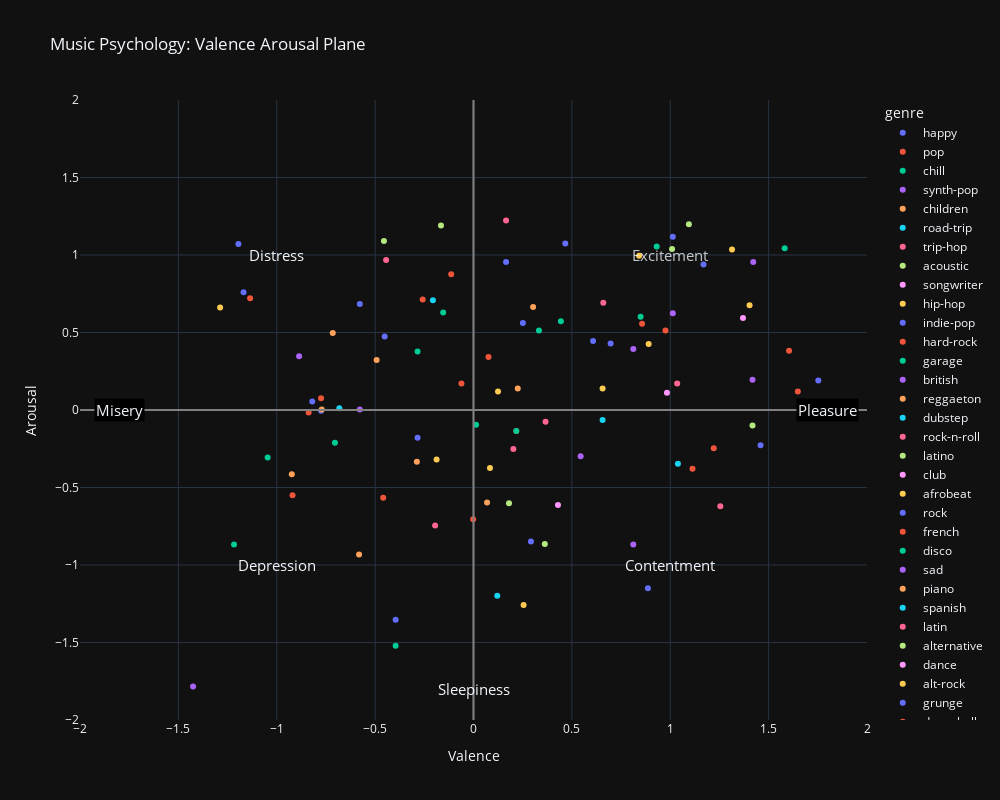

Notebook source saved alongside this figure:
### Code cell
top_100= df[['track_name', 'artist_name','genre', 'popularity', 'valence_standard', 'energy_standard']].sort_values(by= 'popularity', ascending=False).head(100)
fig = px.scatter(top_100,  x='valence_standard', y="energy_standard", color='genre',
                 title="Music Psychology: Valence Arousal Plane",
                 labels={"valence_standard":"</b>Valence</b>", 
                         "energy_standard": '</b>Arousal</b>'},
                 hover_data=["genre", "track_name", "artist_name"],
                 width=1000, height=800, 
                 template="plotly_dark"
                 )

fig.add_hline(y=0, line_color="grey")
fig.add_vline(x=0,  line_color="grey")

fig.add_annotation(x=1, y=1,
            text="Excitement",
            font=dict(size=15,),
            showarrow=False,
        opacity=0.8)
fig.add_annotation(x=-1, y=1,
            text="Distress",
            font=dict(size=15,),
            showarrow=False, )
fig.add_annotation(x=-1, y=-1,
            text="Depression",
            font=dict(size=15,),
            showarrow=False, 
            )
fig.add_annotation(x=1, y=-1,
            text="Contentment",
            font=dict(size=15,),
            showarrow=False, 
            )
fig.add_annotation(x=0, y=-1.8,
            text="Sleepiness",
            font=dict(size=15,),
            showarrow=False, 
            )
fig.add_annotation(x=-1.8, y=0,
            text="Misery",
            font=dict(size=15,),
            showarrow=False, bgcolor="#000000",
            )
fig.add_annotation(x=1.8, y=0,
            text="Pleasure",
            font=dict(size=15,),
            showarrow=False, bgcolor="#000000",
          )

fig.update_layout(yaxis_range=[-2,2], xaxis_range= [-2, 2])

fig.show()

### Figure 1 — Plotly figure (JSON) as saved in the notebook; plotly's stock layout.template omitted (floating-point values rounded to 4 significant figures)
{"data": [{"customdata": [["happy", "Yellow", "Coldplay"], ["happy", "Viva La Vida", "Coldplay"], ["happy", "Africa", "TOTO"], ["happy", "Crazy In Love (feat. Jay-Z)", "Beyoncé"]], "hovertemplate": "genre=%{customdata[0]}<br></b>Valence</b>=%{x}<br></b>Arousal</b>=%{y}<br>track_name=%{customdata[1]}<br>artist_name=%{customdata[2]}<extra></extra>", "legendgroup": "happy", "marker": {"color": "#636efa", "symbol": "circle"}, "mode": "markers", "name": "happy", "orientation": "v", "showlegend": true, "type": "scatter", "x": [-0.7748, -0.2842, 0.8865, 0.697], "xaxis": "x", "y": [-0.004099, -0.1792, -1.151, 0.4298], "yaxis": "y"}, {"customdata": [["pop", "Night Changes", "One Direction"], ["pop", "I'm Not The Only One", "Sam Smith"], ["pop", "Counting Stars", "OneRepublic"], ["pop", "Just the Way You Are", "Bruno Mars"], ["pop", "No Lie", "Sean Paul"], ["pop", "Rude", "MAGIC!"], ["pop", "Time of Our Lives", "Pitbull"], ["pop", "Classic", "MKTO"], ["pop", "What Do You Mean?", "Justin Bieber"], ["pop", "God is a woman", "Ariana Grande"], ["pop", "Hotline Bling", "Drake"]], "hovertemplate": "genre=%{customdata[0]}<br></b>Valence</b>=%{x}<br></b>Arousal</b>=%{y}<br>track_name=%{customdata[1]}<br>artist_name=%{customdata[2]}<extra></extra>", "legendgroup": "pop", "marker": {"color": "#EF553B", "symbol": "circle"}, "mode": "markers", "name": "pop", "orientation": "v", "showlegend": true, "type": "scatter", "x": [-0.4589, -0.001765, -0.06123, -0.2582, -0.1133, 1.604, 0.8568, 0.9757, 1.113, -0.838, 0.2175], "xaxis": "x", "y": [-0.5654, -0.7047, 0.171, 0.7124, 0.8756, 0.382, 0.5572, 0.5134, -0.3783, -0.01604, -0.1355], "yaxis": "y"}, {"customdata": [["chill", "When I Was Your Man", "Bruno Mars"], ["chill", "Paradise", "Coldplay"], ["chill", "Ms. Jackson", "Outkast"], ["chill", "Feel So Close - Radio Edit", "Calvin Harris"], ["chill", "If I Ain't Got You", "Alicia Keys"], ["chill", "Drops of Jupiter (Tell Me)", "Train"]], "hovertemplate": "genre=%{customdata[0]}<br></b>Valence</b>=%{x}<br></b>Arousal</b>=%{y}<br>track_name=%{customdata[1]}<br>artist_name=%{customdata[2]}<extra></extra>", "legendgroup": "chill", "marker": {"color": "#00cc96", "symbol": "circle"}, "mode": "markers", "name": "chill", "orientation": "v", "showlegend": true, "type": "scatter", "x": [-0.3957, -1.046, 0.4442, 1.582, -1.217, 0.0131], "xaxis": "x", "y": [-1.521, -0.3066, 0.5731, 1.043, -0.8679, -0.09565], "yaxis": "y"}, {"customdata": [["synth-pop", "Take on Me", "a-ha"], ["synth-pop", "Safe And Sound", "Capital Cities"], ["synth-pop", "Sweet Dreams (Are Made of This) - Remastered", "Eurythmics"]], "hovertemplate": "genre=%{customdata[0]}<br></b>Valence</b>=%{x}<br></b>Arousal</b>=%{y}<br>track_name=%{customdata[1]}<br>artist_name=%{customdata[2]}<extra></extra>", "legendgroup": "synth-pop", "marker": {"color": "#ab63fa", "symbol": "circle"}, "mode": "markers", "name": "synth-pop", "orientation": "v", "showlegend": true, "type": "scatter", "x": [1.422, 1.013, 1.418], "xaxis": "x", "y": [0.9552, 0.6248, 0.1949], "yaxis": "y"}, {"customdata": [["children", "Umbrella", "Rihanna"], ["children", "Story of My Life", "One Direction"], ["children", "Titanium (feat. Sia)", "David Guetta"], ["children", "Royals", "Lorde"], ["children", "Grenade", "Bruno Mars"], ["children", "Team", "Lorde"]], "hovertemplate": "genre=%{customdata[0]}<br></b>Valence</b>=%{x}<br></b>Arousal</b>=%{y}<br>track_name=%{customdata[1]}<br>artist_name=%{customdata[2]}<extra></extra>", "legendgroup": "children", "marker": {"color": "#FFA15A", "symbol": "circle"}, "mode": "markers", "name": "children", "orientation": "v", "showlegend": true, "type": "scatter", "x": [0.303, -0.7711, -0.7154, -0.5816, -0.9235, -0.288], "xaxis": "x", "y": [0.6646, 0.003862, 0.4975, -0.9316, -0.4141, -0.3345], "yaxis": "y"}, {"customdata": [["road-trip", "Bound 2", "Kanye West"], ["road-trip", "Big Poppa - 2005 Remaster", "The Notorious B.I.G."]], "hovertemplate": "genre=%{customdata[0]}<br></b>Valence</b>=%{x}<br></b>Arousal</b>=%{y}<br>track_name=%{customdata[1]}<br>artist_name=%{customdata[2]}<extra></extra>", "legendgroup": "road-trip", "marker": {"color": "#19d3f3", "symbol": "circle"}, "mode": "markers", "name": "road-trip", "orientation": "v", "showlegend": true, "type": "scatter", "x": [-0.6819, 1.039], "xaxis": "x", "y": [0.01182, -0.3464], "yaxis": "y"}, {"customdata": [["trip-hop", "Feel Good Inc.", "Gorillaz"]], "hovertemplate": "genre=%{customdata[0]}<br></b>Valence</b>=%{x}<br></b>Arousal</b>=%{y}<br>track_name=%{customdata[1]}<br>artist_name=%{customdata[2]}<extra></extra>", "legendgroup": "trip-hop", "marker": {"color": "#FF6692", "symbol": "circle"}, "mode": "markers", "name": "trip-hop", "orientation": "v", "showlegend": true, "type": "scatter", "x": [1.035], "xaxis": "x", "y": [0.171], "yaxis": "y"}, {"customdata": [["acoustic", "Thinking out Loud", "Ed Sheeran"], ["acoustic", "Put Your Records On", "Corinne Bailey Rae"]], "hovertemplate": "genre=%{customdata[0]}<br></b>Valence</b>=%{x}<br></b>Arousal</b>=%{y}<br>track_name=%{customdata[1]}<br>artist_name=%{customdata[2]}<extra></extra>", "legendgroup": "acoustic", "marker": {"color": "#B6E880", "symbol": "circle"}, "mode": "markers", "name": "acoustic", "orientation": "v", "showlegend": true, "type": "scatter", "x": [0.3625, 0.1804], "xaxis": "x", "y": [-0.8639, -0.6012], "yaxis": "y"}, {"customdata": [["songwriter", "Hotel California - 2013 Remaster", "Eagles"]], "hovertemplate": "genre=%{customdata[0]}<br></b>Valence</b>=%{x}<br></b>Arousal</b>=%{y}<br>track_name=%{customdata[1]}<br>artist_name=%{customdata[2]}<extra></extra>", "legendgroup": "songwriter", "marker": {"color": "#FF97FF", "symbol": "circle"}, "mode": "markers", "name": "songwriter", "orientation": "v", "showlegend": true, "type": "scatter", "x": [0.4294], "xaxis": "x", "y": [-0.6131], "yaxis": "y"}, {"customdata": [["hip-hop", "Unforgettable", "French Montana"], ["hip-hop", "Yes Indeed", "Lil Baby"], ["hip-hop", "Hypnotize - 2014 Remaster", "The Notorious B.I.G."], ["hip-hop", "Magnolia", "Playboi Carti"], ["hip-hop", "Just A Lil Bit", "50 Cent"]], "hovertemplate": "genre=%{customdata[0]}<br></b>Valence</b>=%{x}<br></b>Arousal</b>=%{y}<br>track_name=%{customdata[1]}<br>artist_name=%{customdata[2]}<extra></extra>", "legendgroup": "hip-hop", "marker": {"color": "#FECB52", "symbol": "circle"}, "mode": "markers", "name": "hip-hop", "orientation": "v", "showlegend": true, "type": "scatter", "x": [0.8902, 0.2547, 0.6561, -0.1876, 0.1246], "xaxis": "x", "y": [0.4258, -1.258, 0.1392, -0.3186, 0.1193], "yaxis": "y"}, {"customdata": [["indie-pop", "Pumped Up Kicks", "Foster The People"], ["indie-pop", "Best Day Of My Life", "American Authors"], ["indie-pop", "Electric Feel", "MGMT"], ["indie-pop", "Kids", "MGMT"], ["indie-pop", "Cigarette Daydreams", "Cage The Elephant"]], "hovertemplate": "genre=%{customdata[0]}<br></b>Valence</b>=%{x}<br></b>Arousal</b>=%{y}<br>track_name=%{customdata[1]}<br>artist_name=%{customdata[2]}<extra></extra>", "legendgroup": "indie-pop", "marker": {"color": "#636efa", "symbol": "circle"}, "mode": "markers", "name": "indie-pop", "orientation": "v", "showlegend": true, "type": "scatter", "x": [1.753, 0.1655, 0.251, -1.195, -0.8194], "xaxis": "x", "y": [0.1909, 0.9552, 0.5611, 1.071, 0.05561], "yaxis": "y"}, {"customdata": [["hard-rock", "Don't Stop Believin'", "Journey"], ["hard-rock", "Wind Of Change", "Scorpions"], ["hard-rock", "More Than a Feeling", "Boston"], ["hard-rock", "The Final Countdown", "Europe"]], "hovertemplate": "genre=%{customdata[0]}<br></b>Valence</b>=%{x}<br></b>Arousal</b>=%{y}<br>track_name=%{customdata[1]}<br>artist_name=%{customdata[2]}<extra></extra>", "legendgroup": "hard-rock", "marker": {"color": "#EF553B", "symbol": "circle"}, "mode": "markers", "name": "hard-rock", "orientation": "v", "showlegend": true, "type": "scatter", "x": [0.07629, -0.9198, -0.7748, -1.135], "xaxis": "x", "y": [0.3422, -0.5494, 0.07551, 0.7204], "yaxis": "y"}, {"customdata": [["garage", "Yeah! (feat. Lil Jon & Ludacris)", "Usher"]], "hovertemplate": "genre=%{customdata[0]}<br></b>Valence</b>=%{x}<br></b>Arousal</b>=%{y}<br>track_name=%{customdata[1]}<br>artist_name=%{customdata[2]}<extra></extra>", "legendgroup": "garage", "marker": {"color": "#00cc96", "symbol": "circle"}, "mode": "markers", "name": "garage", "orientation": "v", "showlegend": true, "type": "scatter", "x": [0.3327], "xaxis": "x", "y": [0.5134], "yaxis": "y"}, {"customdata": [["british", "Clocks", "Coldplay"], ["british", "Crazy Little Thing Called Love - Remastered 2011", "Queen"], ["british", "Strong", "One Direction"]], "hovertemplate": "genre=%{customdata[0]}<br></b>Valence</b>=%{x}<br></b>Arousal</b>=%{y}<br>track_name=%{customdata[1]}<br>artist_name=%{customdata[2]}<extra></extra>", "legendgroup": "british", "marker": {"color": "#ab63fa", "symbol": "circle"}, "mode": "markers", "name": "british", "orientation": "v", "showlegend": true, "type": "scatter", "x": [-0.8863, 0.8122, -0.5779], "xaxis": "x", "y": [0.3462, 0.394, 0.003862], "yaxis": "y"}, {"customdata": [["reggaeton", "Yo Voy (feat. Daddy Yankee)", "Zion & Lennox"]], "hovertemplate": "genre=%{customdata[0]}<br></b>Valence</b>=%{x}<br></b>Arousal</b>=%{y}<br>track_name=%{customdata[1]}<br>artist_name=%{customdata[2]}<extra></extra>", "legendgroup": "reggaeton", "marker": {"color": "#FFA15A", "symbol": "circle"}, "mode": "markers", "name": "reggaeton", "orientation": "v", "showlegend": true, "type": "scatter", "x": [0.225], "xaxis": "x", "y": [0.1392], "yaxis": "y"}, {"customdata": [["dubstep", "Don't You Worry Child - Radio Edit", "Swedish House Mafia"]], "hovertemplate": "genre=%{customdata[0]}<br></b>Valence</b>=%{x}<br></b>Arousal</b>=%{y}<br>track_name=%{customdata[1]}<br>artist_name=%{customdata[2]}<extra></extra>", "legendgroup": "dubstep", "marker": {"color": "#19d3f3", "symbol": "circle"}, "mode": "markers", "name": "dubstep", "orientation": "v", "showlegend": true, "type": "scatter", "x": [-0.2062], "xaxis": "x", "y": [0.7084], "yaxis": "y"}, {"customdata": [["rock-n-roll", "Sex on Fire", "Kings of Leon"], ["rock-n-roll", "One Step Closer", "Linkin Park"], ["rock-n-roll", "Boys Don't Cry", "The Cure"], ["rock-n-roll", "A Horse with No Name", "America"]], "hovertemplate": "genre=%{customdata[0]}<br></b>Valence</b>=%{x}<br></b>Arousal</b>=%{y}<br>track_name=%{customdata[1]}<br>artist_name=%{customdata[2]}<extra></extra>", "legendgroup": "rock-n-roll", "marker": {"color": "#FF6692", "symbol": "circle"}, "mode": "markers", "name": "rock-n-roll", "orientation": "v", "showlegend": true, "type": "scatter", "x": [-0.4441, 0.1655, 0.6598, 1.254], "xaxis": "x", "y": [0.9672, 1.222, 0.6925, -0.6211], "yaxis": "y"}, {"customdata": [["latino", "Timber (feat. Ke$ha)", "Pitbull"], ["latino", "Colgando en tus manos (con Marta Sánchez)", "Carlos Baute"]], "hovertemplate": "genre=%{customdata[0]}<br></b>Valence</b>=%{x}<br></b>Arousal</b>=%{y}<br>track_name=%{customdata[1]}<br>artist_name=%{customdata[2]}<extra></extra>", "legendgroup": "latino", "marker": {"color": "#B6E880", "symbol": "circle"}, "mode": "markers", "name": "latino", "orientation": "v", "showlegend": true, "type": "scatter", "x": [1.095, 1.418], "xaxis": "x", "y": [1.198, -0.09963], "yaxis": "y"}, {"customdata": [["club", "Get Lucky (feat. Pharrell Williams & Nile Rodgers) - Radio Edit", "Daft Punk"]], "hovertemplate": "genre=%{customdata[0]}<br></b>Valence</b>=%{x}<br></b>Arousal</b>=%{y}<br>track_name=%{customdata[1]}<br>artist_name=%{customdata[2]}<extra></extra>", "legendgroup": "club", "marker": {"color": "#FF97FF", "symbol": "circle"}, "mode": "markers", "name": "club", "orientation": "v", "showlegend": true, "type": "scatter", "x": [1.37], "xaxis": "x", "y": [0.593], "yaxis": "y"}, {"customdata": [["afrobeat", "Whenever, Wherever", "Shakira"], ["afrobeat", "Can't Hold Us (feat. Ray Dalton)", "Macklemore & Ryan Lewis"]], "hovertemplate": "genre=%{customdata[0]}<br></b>Valence</b>=%{x}<br></b>Arousal</b>=%{y}<br>track_name=%{customdata[1]}<br>artist_name=%{customdata[2]}<extra></extra>", "legendgroup": "afrobeat", "marker": {"color": "#FECB52", "symbol": "circle"}, "mode": "markers", "name": "afrobeat", "orientation": "v", "showlegend": true, "type": "scatter", "x": [1.403, 1.314], "xaxis": "x", "y": [0.6766, 1.035], "yaxis": "y"}, {"customdata": [["rock", "The Kids Aren't Alright", "The Offspring"], ["rock", "Sweet Home Alabama", "Lynyrd Skynyrd"], ["rock", "Hold the Line", "TOTO"], ["rock", "Free Bird", "Lynyrd Skynyrd"], ["rock", "Immigrant Song - Remaster", "Led Zeppelin"], ["rock", "I Still Haven't Found What I'm Looking For", "U2"], ["rock", "Dust in the Wind", "Kansas"], ["rock", "My Own Summer (Shove It)", "Deftones"], ["rock", "Free Fallin'", "Tom Petty"]], "hovertemplate": "genre=%{customdata[0]}<br></b>Valence</b>=%{x}<br></b>Arousal</b>=%{y}<br>track_name=%{customdata[1]}<br>artist_name=%{customdata[2]}<extra></extra>", "legendgroup": "rock", "marker": {"color": "#636efa", "symbol": "circle"}, "mode": "markers", "name": "rock", "orientation": "v", "showlegend": true, "type": "scatter", "x": [1.013, 1.459, 1.169, -0.5779, 0.4665, 0.6078, -0.3957, -0.4515, 0.2919], "xaxis": "x", "y": [1.118, -0.227, 0.9393, 0.6845, 1.075, 0.4457, -1.354, 0.4736, -0.848], "yaxis": "y"}, {"customdata": [["french", "Treasure", "Bruno Mars"]], "hovertemplate": "genre=%{customdata[0]}<br></b>Valence</b>=%{x}<br></b>Arousal</b>=%{y}<br>track_name=%{customdata[1]}<br>artist_name=%{customdata[2]}<extra></extra>", "legendgroup": "french", "marker": {"color": "#EF553B", "symbol": "circle"}, "mode": "markers", "name": "french", "orientation": "v", "showlegend": true, "type": "scatter", "x": [1.648], "xaxis": "x", "y": [0.1193], "yaxis": "y"}, {"customdata": [["disco", "Low (feat. T-Pain)", "Flo Rida"], ["disco", "Little Talks", "Of Monsters and Men"], ["disco", "Disturbia", "Rihanna"], ["disco", "Try", "P!nk"]], "hovertemplate": "genre=%{customdata[0]}<br></b>Valence</b>=%{x}<br></b>Arousal</b>=%{y}<br>track_name=%{customdata[1]}<br>artist_name=%{customdata[2]}<extra></extra>", "legendgroup": "disco", "marker": {"color": "#00cc96", "symbol": "circle"}, "mode": "markers", "name": "disco", "orientation": "v", "showlegend": true, "type": "scatter", "x": [-0.7042, -0.2842, 0.8494, 0.2175], "xaxis": "x", "y": [-0.2111, 0.378, 0.6009, -0.1355], "yaxis": "y"}, {"customdata": [["sad", "I'm Yours", "Jason Mraz"], ["sad", "I Will Always Love You", "Whitney Houston"]], "hovertemplate": "genre=%{customdata[0]}<br></b>Valence</b>=%{x}<br></b>Arousal</b>=%{y}<br>track_name=%{customdata[1]}<br>artist_name=%{customdata[2]}<extra></extra>", "legendgroup": "sad", "marker": {"color": "#ab63fa", "symbol": "circle"}, "mode": "markers", "name": "sad", "orientation": "v", "showlegend": true, "type": "scatter", "x": [0.8122, -1.425], "xaxis": "x", "y": [-0.8679, -1.783], "yaxis": "y"}, {"customdata": [["piano", "How to Save a Life", "The Fray"]], "hovertemplate": "genre=%{customdata[0]}<br></b>Valence</b>=%{x}<br></b>Arousal</b>=%{y}<br>track_name=%{customdata[1]}<br>artist_name=%{customdata[2]}<extra></extra>", "legendgroup": "piano", "marker": {"color": "#FFA15A", "symbol": "circle"}, "mode": "markers", "name": "piano", "orientation": "v", "showlegend": true, "type": "scatter", "x": [-0.4924], "xaxis": "x", "y": [0.3223], "yaxis": "y"}, {"customdata": [["spanish", "Dia de Enero", "Shakira"]], "hovertemplate": "genre=%{customdata[0]}<br></b>Valence</b>=%{x}<br></b>Arousal</b>=%{y}<br>track_name=%{customdata[1]}<br>artist_name=%{customdata[2]}<extra></extra>", "legendgroup": "spanish", "marker": {"color": "#19d3f3", "symbol": "circle"}, "mode": "markers", "name": "spanish", "orientation": "v", "showlegend": true, "type": "scatter", "x": [0.1209], "xaxis": "x", "y": [-1.198], "yaxis": "y"}, {"customdata": [["latin", "Hasta la Raíz", "Natalia Lafourcade"], ["latin", "Tu Falta De Querer", "Mon Laferte"]], "hovertemplate": "genre=%{customdata[0]}<br></b>Valence</b>=%{x}<br></b>Arousal</b>=%{y}<br>track_name=%{customdata[1]}<br>artist_name=%{customdata[2]}<extra></extra>", "legendgroup": "latin", "marker": {"color": "#FF6692", "symbol": "circle"}, "mode": "markers", "name": "latin", "orientation": "v", "showlegend": true, "type": "scatter", "x": [0.3662, -0.195], "xaxis": "x", "y": [-0.07575, -0.7445], "yaxis": "y"}, {"customdata": [["alternative", "Still into You", "Paramore"], ["alternative", "Tongue Tied", "GROUPLOVE"]], "hovertemplate": "genre=%{customdata[0]}<br></b>Valence</b>=%{x}<br></b>Arousal</b>=%{y}<br>track_name=%{customdata[1]}<br>artist_name=%{customdata[2]}<extra></extra>", "legendgroup": "alternative", "marker": {"color": "#B6E880", "symbol": "circle"}, "mode": "markers", "name": "alternative", "orientation": "v", "showlegend": true, "type": "scatter", "x": [1.009, -0.4552], "xaxis": "x", "y": [1.039, 1.091], "yaxis": "y"}, {"customdata": [["dance", "This Could Be Us", "Rae Sremmurd"]], "hovertemplate": "genre=%{customdata[0]}<br></b>Valence</b>=%{x}<br></b>Arousal</b>=%{y}<br>track_name=%{customdata[1]}<br>artist_name=%{customdata[2]}<extra></extra>", "legendgroup": "dance", "marker": {"color": "#FF97FF", "symbol": "circle"}, "mode": "markers", "name": "dance", "orientation": "v", "showlegend": true, "type": "scatter", "x": [0.9832], "xaxis": "x", "y": [0.1113], "yaxis": "y"}, {"customdata": [["alt-rock", "Smells Like Teen Spirit", "Nirvana"], ["alt-rock", "Black Hole Sun", "Soundgarden"], ["alt-rock", "Like a Stone", "Audioslave"]], "hovertemplate": "genre=%{customdata[0]}<br></b>Valence</b>=%{x}<br></b>Arousal</b>=%{y}<br>track_name=%{customdata[1]}<br>artist_name=%{customdata[2]}<extra></extra>", "legendgroup": "alt-rock", "marker": {"color": "#FECB52", "symbol": "circle"}, "mode": "markers", "name": "alt-rock", "orientation": "v", "showlegend": true, "type": "scatter", "x": [0.8419, -1.288, 0.08372], "xaxis": "x", "y": [0.995, 0.6607, -0.3743], "yaxis": "y"}, {"customdata": [["grunge", "Change (In the House of Flies)", "Deftones"]], "hovertemplate": "genre=%{customdata[0]}<br></b>Valence</b>=%{x}<br></b>Arousal</b>=%{y}<br>track_name=%{customdata[1]}<br>artist_name=%{customdata[2]}<extra></extra>", "legendgroup": "grunge", "marker": {"color": "#636efa", "symbol": "circle"}, "mode": "markers", "name": "grunge", "orientation": "v", "showlegend": true, "type": "scatter", "x": [-1.169], "xaxis": "x", "y": [0.7602], "yaxis": "y"}, {"customdata": [["dancehall", "Temperature", "Sean Paul"]], "hovertemplate": "genre=%{customdata[0]}<br></b>Valence</b>=%{x}<br></b>Arousal</b>=%{y}<br>track_name=%{customdata[1]}<br>artist_name=%{customdata[2]}<extra></extra>", "legendgroup": "dancehall", "marker": {"color": "#EF553B", "symbol": "circle"}, "mode": "markers", "name": "dancehall", "orientation": "v", "showlegend": true, "type": "scatter", "x": [1.221], "xaxis": "x", "y": [-0.2469], "yaxis": "y"}, {"customdata": [["rainy-day", "Who Says", "Selena Gomez & The Scene"], ["rainy-day", "Marry You", "Bruno Mars"]], "hovertemplate": "genre=%{customdata[0]}<br></b>Valence</b>=%{x}<br></b>Arousal</b>=%{y}<br>track_name=%{customdata[1]}<br>artist_name=%{customdata[2]}<extra></extra>", "legendgroup": "rainy-day", "marker": {"color": "#00cc96", "symbol": "circle"}, "mode": "markers", "name": "rainy-day", "orientation": "v", "showlegend": true, "type": "scatter", "x": [0.9311, -0.1542], "xaxis": "x", "y": [1.055, 0.6288], "yaxis": "y"}, {"customdata": [["summer", "Crazy", "Gnarls Barkley"]], "hovertemplate": "genre=%{customdata[0]}<br></b>Valence</b>=%{x}<br></b>Arousal</b>=%{y}<br>track_name=%{customdata[1]}<br>artist_name=%{customdata[2]}<extra></extra>", "legendgroup": "summer", "marker": {"color": "#ab63fa", "symbol": "circle"}, "mode": "markers", "name": "summer", "orientation": "v", "showlegend": true, "type": "scatter", "x": [0.5446], "xaxis": "x", "y": [-0.2987], "yaxis": "y"}, {"customdata": [["german", "Mirrors", "Justin Timberlake"]], "hovertemplate": "genre=%{customdata[0]}<br></b>Valence</b>=%{x}<br></b>Arousal</b>=%{y}<br>track_name=%{customdata[1]}<br>artist_name=%{customdata[2]}<extra></extra>", "legendgroup": "german", "marker": {"color": "#FFA15A", "symbol": "circle"}, "mode": "markers", "name": "german", "orientation": "v", "showlegend": true, "type": "scatter", "x": [0.06885], "xaxis": "x", "y": [-0.5972], "yaxis": "y"}, {"customdata": [["groove", "No Diggity", "Blackstreet"]], "hovertemplate": "genre=%{customdata[0]}<br></b>Valence</b>=%{x}<br></b>Arousal</b>=%{y}<br>track_name=%{customdata[1]}<br>artist_name=%{customdata[2]}<extra></extra>", "legendgroup": "groove", "marker": {"color": "#19d3f3", "symbol": "circle"}, "mode": "markers", "name": "groove", "orientation": "v", "showlegend": true, "type": "scatter", "x": [0.6561], "xaxis": "x", "y": [-0.06381], "yaxis": "y"}, {"customdata": [["pop-film", "Eye of the Tiger", "Various Artists"]], "hovertemplate": "genre=%{customdata[0]}<br></b>Valence</b>=%{x}<br></b>Arousal</b>=%{y}<br>track_name=%{customdata[1]}<br>artist_name=%{customdata[2]}<extra></extra>", "legendgroup": "pop-film", "marker": {"color": "#FF6692", "symbol": "circle"}, "mode": "markers", "name": "pop-film", "orientation": "v", "showlegend": true, "type": "scatter", "x": [0.2027], "xaxis": "x", "y": [-0.2509], "yaxis": "y"}, {"customdata": [["work-out", "Dance, Dance", "Fall Out Boy"]], "hovertemplate": "genre=%{customdata[0]}<br></b>Valence</b>=%{x}<br></b>Arousal</b>=%{y}<br>track_name=%{customdata[1]}<br>artist_name=%{customdata[2]}<extra></extra>", "legendgroup": "work-out", "marker": {"color": "#B6E880", "symbol": "circle"}, "mode": "markers", "name": "work-out", "orientation": "v", "showlegend": true, "type": "scatter", "x": [-0.1653], "xaxis": "x", "y": [1.19], "yaxis": "y"}], "layout": {"annotations": [{"font": {"size": 15}, "opacity": 0.8, "showarrow": false, "text": "Excitement", "x": 1, "y": 1}, {"font": {"size": 15}, "showarrow": false, "text": "Distress", "x": -1, "y": 1}, {"font": {"size": 15}, "showarrow": false, "text": "Depression", "x": -1, "y": -1}, {"font": {"size": 15}, "showarrow": false, "text": "Contentment", "x": 1, "y": -1}, {"font": {"size": 15}, "showarrow": false, "text": "Sleepiness", "x": 0, "y": -1.8}, {"bgcolor": "#000000", "font": {"size": 15}, "showarrow": false, "text": "Misery", "x": -1.8, "y": 0}, {"bgcolor": "#000000", "font": {"size": 15}, "showarrow": false, "text": "Pleasure", "x": 1.8, "y": 0}], "height": 800, "legend": {"title": {"text": "genre"}, "tracegroupgap": 0}, "shapes": [{"line": {"color": "grey"}, "type": "line", "x0": 0, "x1": 1, "xref": "x domain", "y0": 0, "y1": 0, "yref": "y"}, {"line": {"color": "grey"}, "type": "line", "x0": 0, "x1": 0, "xref": "x", "y0": 0, "y1": 1, "yref": "y domain"}], "title": {"text": "Music Psychology: Valence Arousal Plane"}, "width": 1000, "xaxis": {"anchor": "y", "domain": [0, 1], "range": [-2, 2], "title": {"text": "</b>Valence</b>"}}, "yaxis": {"anchor": "x", "domain": [0, 1], "range": [-2, 2], "title": {"text": "</b>Arousal</b>"}}}}
